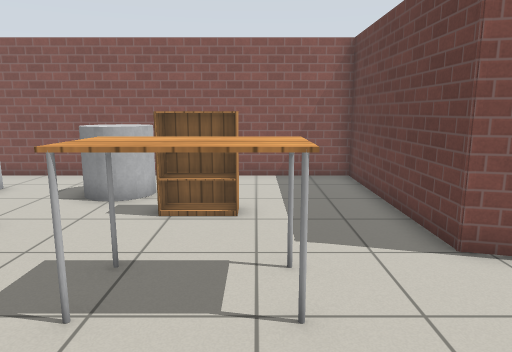
View 1 (above)

17 first-person views from a walk through a robot-simulator world made for Gazebo. The camera is 1.2 m above the floor, tilts 10° down and sees 70° across. The lines on the ground mark 1 m squares. The floor is counted in squares, 0.5 m on a side. Each view is taken from the middle of a square. On the plan, view 1 faces up. The plan holds only what a view shows up to about 20 squares ahead; the rest is blank. The robots in the file are not drawn. Gazebo's built-in surfaces are drawn with simple patterns. Simple shapes stand in for some stock models.

View 2
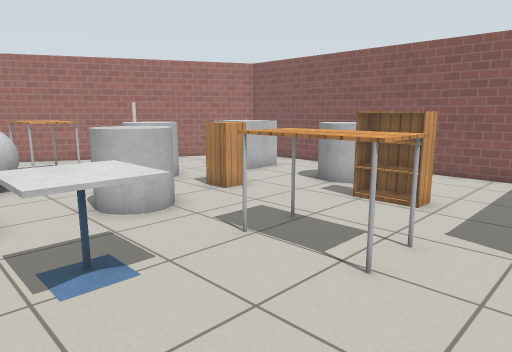

View 3
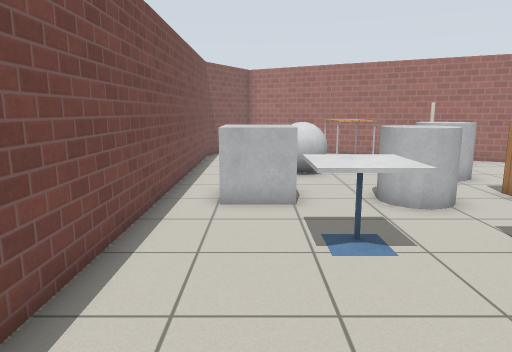

View 4
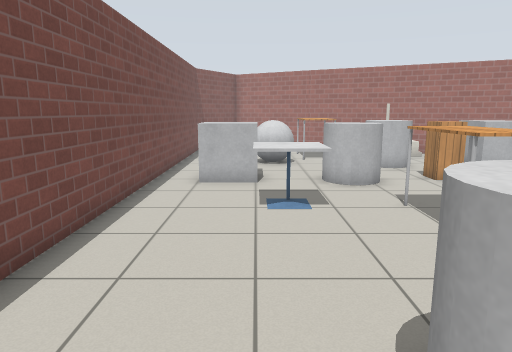

View 5
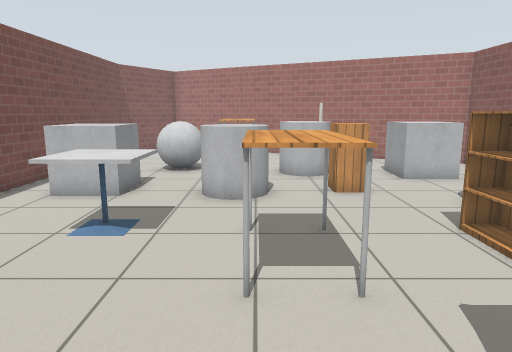

View 6
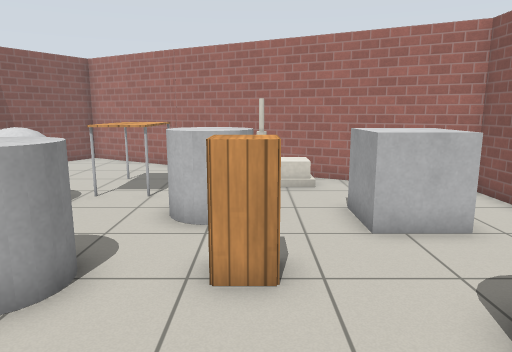

View 7
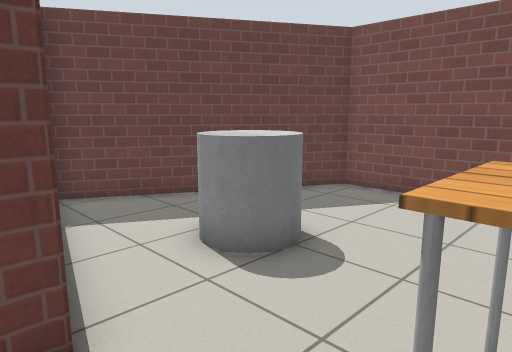

View 8
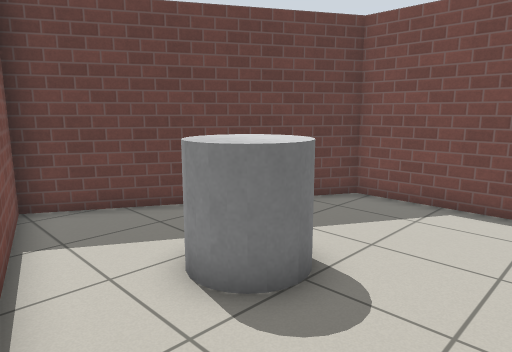

View 9
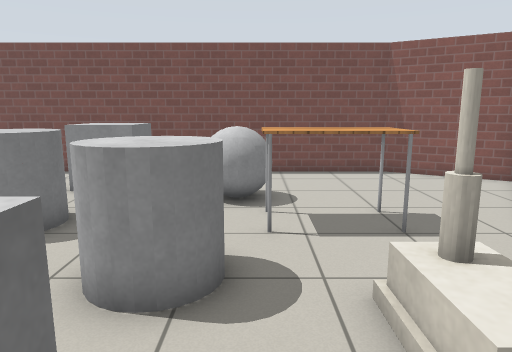

View 10
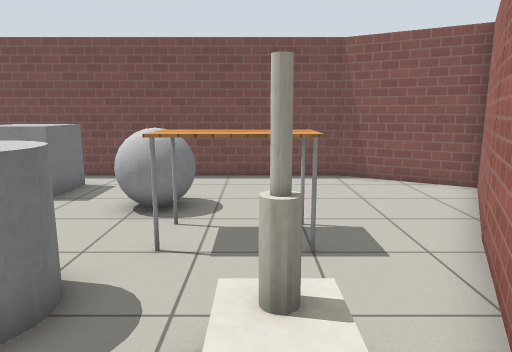

View 11
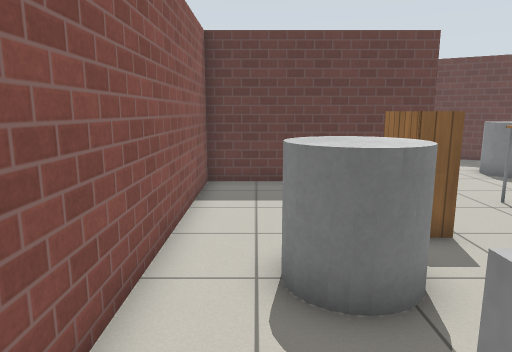

View 12
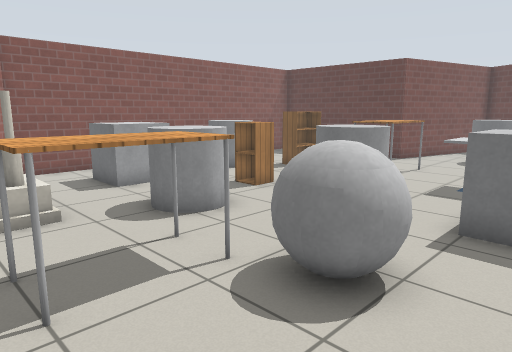

View 13
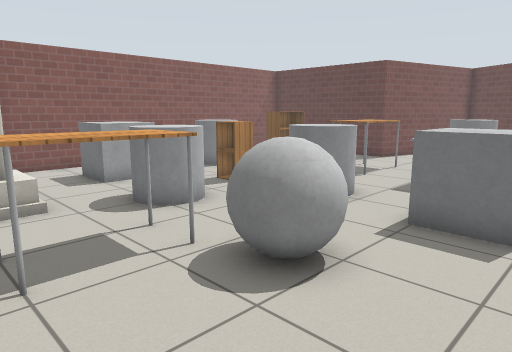

View 14
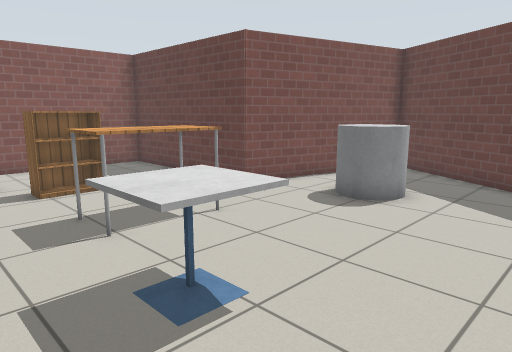

View 15
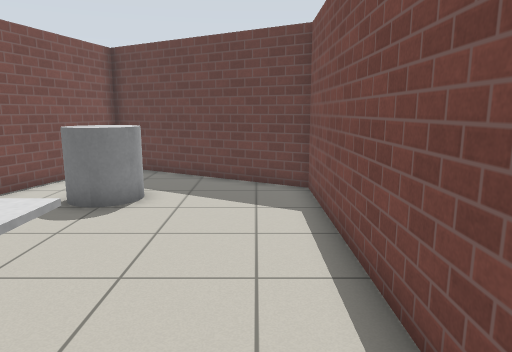

View 16
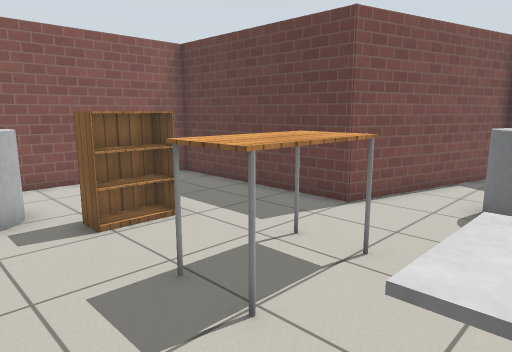

View 17
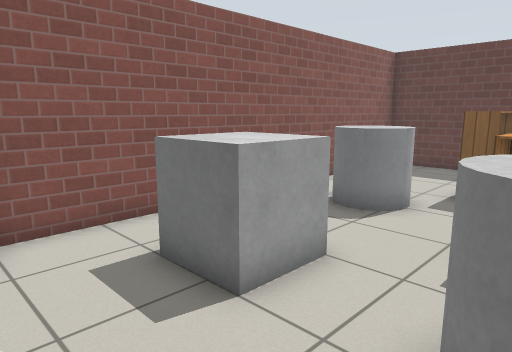

### Floor plan
Points are (right, up) in squares from view 1. A wall is a line through its corners. A room is listed if a view was taken in it or the views show most of it. See-through windows are left out.
Room 1 (views 1, 2, 3, 4, 5, 6, 7, 8, 9, 10, 11, 12, 13, 14, 15, 16, 17)
walls: (-20.1, -1.4) (-16.2, -3.7) (6.4, -3.7) (10.9, 4) (3.5, 6) (3.5, 13.7) (-11.9, 13.7) (-19.9, -1.6)
objects: table (-14, 3) to (-11, 4); house (-14, 7) to (-13, 9); grey ball (-11, 0) to (-10, 2); grey cylinder (-10, 5) to (-9, 7); grey box (-10, 10) to (-8, 11); grey box (-7, -2) to (-6, 0); grey cylinder (-7, 3) to (-5, 4); cabinet (-6, 7); grey cylinder (-5, 10) to (-3, 11); cafe table (-3, 0) to (-2, 2); table (-2, 4) to (0, 5); bookshelf (-2, 8) to (-1, 9); grey cylinder (4, 1) to (6, 3)

Where each view was taken, in squares from view 1:
view 1: 0 up, 0 right, facing up
view 2: 1 down, 3 right, facing up-left
view 3: 1 down, 4 right, facing left
view 4: 0 up, 7 right, facing left
view 5: 4 up, 5 right, facing left
view 6: 7 up, 1 left, facing left
view 7: 7 up, 0 right, facing down-right
view 8: 6 up, 1 right, facing down-right
view 9: 11 up, 11 left, facing down
view 10: 10 up, 13 left, facing down
view 11: 12 up, 9 left, facing right
view 12: 2 down, 15 left, facing up-right
view 13: 3 down, 15 left, facing up-right
view 14: 3 down, 5 left, facing up-right
view 15: 2 down, 5 left, facing right
view 16: 1 up, 5 left, facing up-right
view 17: 6 up, 13 left, facing up-right
